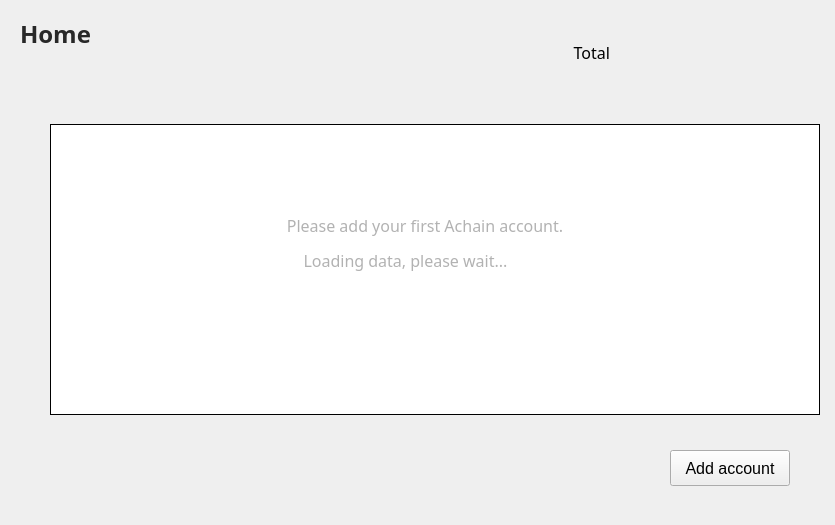
<?xml version="1.0" encoding="UTF-8"?>
<ui version="4.0">
 <class>MainPage</class>
 <widget class="QWidget" name="MainPage">
  <property name="geometry">
   <rect>
    <x>0</x>
    <y>0</y>
    <width>835</width>
    <height>525</height>
   </rect>
  </property>
  <property name="font">
   <font>
    <family>微软雅黑</family>
   </font>
  </property>
  <property name="windowTitle">
   <string>Form</string>
  </property>
  <property name="styleSheet">
   <string notr="true">QScrollBar{background-color: rgb(255, 255, 255);}</string>
  </property>
  <widget class="QLabel" name="accountListLabel">
   <property name="geometry">
    <rect>
     <x>20</x>
     <y>18</y>
     <width>150</width>
     <height>32</height>
    </rect>
   </property>
   <property name="font">
    <font>
     <family>微软雅黑</family>
     <pointsize>18</pointsize>
     <weight>75</weight>
     <italic>false</italic>
     <bold>true</bold>
    </font>
   </property>
   <property name="styleSheet">
    <string notr="true">background:transparent;
color: rgb(40, 40, 40);</string>
   </property>
   <property name="text">
    <string>Home</string>
   </property>
  </widget>
  <widget class="QLabel" name="totalBalanceLabel">
   <property name="geometry">
    <rect>
     <x>620</x>
     <y>30</y>
     <width>400</width>
     <height>30</height>
    </rect>
   </property>
   <property name="font">
    <font>
     <family>微软雅黑</family>
     <pointsize>14</pointsize>
    </font>
   </property>
   <property name="styleSheet">
    <string notr="true">background:transparent;</string>
   </property>
   <property name="text">
    <string/>
   </property>
   <property name="alignment">
    <set>Qt::AlignLeading|Qt::AlignLeft|Qt::AlignVCenter</set>
   </property>
  </widget>
  <widget class="QLabel" name="label">
   <property name="geometry">
    <rect>
     <x>530</x>
     <y>42</y>
     <width>80</width>
     <height>21</height>
    </rect>
   </property>
   <property name="font">
    <font>
     <family>微软雅黑</family>
     <pointsize>12</pointsize>
    </font>
   </property>
   <property name="styleSheet">
    <string notr="true">background:transparent;</string>
   </property>
   <property name="text">
    <string>Total</string>
   </property>
   <property name="alignment">
    <set>Qt::AlignRight|Qt::AlignTrailing|Qt::AlignVCenter</set>
   </property>
  </widget>
  <widget class="QToolButton" name="addAccountBtn">
   <property name="geometry">
    <rect>
     <x>670</x>
     <y>450</y>
     <width>120</width>
     <height>36</height>
    </rect>
   </property>
   <property name="font">
    <font>
     <pointsize>12</pointsize>
    </font>
   </property>
   <property name="cursor">
    <cursorShape>PointingHandCursor</cursorShape>
   </property>
   <property name="focusPolicy">
    <enum>Qt::NoFocus</enum>
   </property>
   <property name="text">
    <string>Add account</string>
   </property>
   <property name="toolButtonStyle">
    <enum>Qt::ToolButtonTextOnly</enum>
   </property>
   <property name="arrowType">
    <enum>Qt::UpArrow</enum>
   </property>
  </widget>
  <widget class="QTableWidget" name="accountTableWidget">
   <property name="geometry">
    <rect>
     <x>50</x>
     <y>124</y>
     <width>770</width>
     <height>291</height>
    </rect>
   </property>
   <property name="cursor" stdset="0">
    <cursorShape>PointingHandCursor</cursorShape>
   </property>
   <property name="layoutDirection">
    <enum>Qt::LeftToRight</enum>
   </property>
   <property name="frameShape">
    <enum>QFrame::Box</enum>
   </property>
   <property name="frameShadow">
    <enum>QFrame::Plain</enum>
   </property>
   <property name="verticalScrollBarPolicy">
    <enum>Qt::ScrollBarAsNeeded</enum>
   </property>
   <property name="horizontalScrollBarPolicy">
    <enum>Qt::ScrollBarAlwaysOff</enum>
   </property>
   <property name="autoScroll">
    <bool>true</bool>
   </property>
   <property name="editTriggers">
    <set>QAbstractItemView::NoEditTriggers</set>
   </property>
   <property name="selectionMode">
    <enum>QAbstractItemView::NoSelection</enum>
   </property>
   <property name="iconSize">
    <size>
     <width>19</width>
     <height>12</height>
    </size>
   </property>
   <property name="showGrid">
    <bool>true</bool>
   </property>
   <property name="gridStyle">
    <enum>Qt::SolidLine</enum>
   </property>
   <attribute name="horizontalHeaderVisible">
    <bool>false</bool>
   </attribute>
   <attribute name="horizontalHeaderCascadingSectionResizes">
    <bool>false</bool>
   </attribute>
   <attribute name="horizontalHeaderHighlightSections">
    <bool>false</bool>
   </attribute>
   <attribute name="verticalHeaderVisible">
    <bool>false</bool>
   </attribute>
   <attribute name="verticalHeaderHighlightSections">
    <bool>false</bool>
   </attribute>
   <column>
    <property name="text">
     <string>Account Name</string>
    </property>
    <property name="font">
     <font>
      <family>微软雅黑</family>
      <pointsize>12</pointsize>
     </font>
    </property>
    <property name="textAlignment">
     <set>AlignLeading|AlignVCenter</set>
    </property>
   </column>
   <column>
    <property name="text">
     <string>Account Addr</string>
    </property>
    <property name="font">
     <font>
      <family>微软雅黑</family>
      <pointsize>12</pointsize>
     </font>
    </property>
    <property name="textAlignment">
     <set>AlignLeading|AlignVCenter</set>
    </property>
   </column>
   <column>
    <property name="text">
     <string>Balance/ACT</string>
    </property>
    <property name="font">
     <font>
      <family>微软雅黑</family>
      <pointsize>12</pointsize>
     </font>
    </property>
    <property name="textAlignment">
     <set>AlignLeading|AlignVCenter</set>
    </property>
   </column>
  </widget>
  <widget class="QWidget" name="loadingWidget" native="true">
   <property name="geometry">
    <rect>
     <x>190</x>
     <y>170</y>
     <width>461</width>
     <height>171</height>
    </rect>
   </property>
   <property name="styleSheet">
    <string notr="true">background-color: rgb(255, 255, 255);</string>
   </property>
   <widget class="QLabel" name="loadingLabel">
    <property name="geometry">
     <rect>
      <x>110</x>
      <y>50</y>
      <width>211</width>
      <height>81</height>
     </rect>
    </property>
    <property name="font">
     <font>
      <family>微软雅黑</family>
      <pointsize>12</pointsize>
     </font>
    </property>
    <property name="styleSheet">
     <string notr="true">color: rgb(178, 178, 178);
background-color: rgb(255, 255, 255);</string>
    </property>
    <property name="text">
     <string>Loading data, please wait...</string>
    </property>
    <property name="alignment">
     <set>Qt::AlignCenter</set>
    </property>
   </widget>
  </widget>
  <widget class="QLabel" name="initLabel">
   <property name="geometry">
    <rect>
     <x>200</x>
     <y>200</y>
     <width>450</width>
     <height>51</height>
    </rect>
   </property>
   <property name="font">
    <font>
     <family>微软雅黑</family>
     <pointsize>12</pointsize>
    </font>
   </property>
   <property name="styleSheet">
    <string notr="true">color: rgb(178, 178, 178);</string>
   </property>
   <property name="text">
    <string>Please add your first Achain account.</string>
   </property>
   <property name="alignment">
    <set>Qt::AlignCenter</set>
   </property>
  </widget>
 </widget>
 <resources/>
 <connections/>
</ui>
